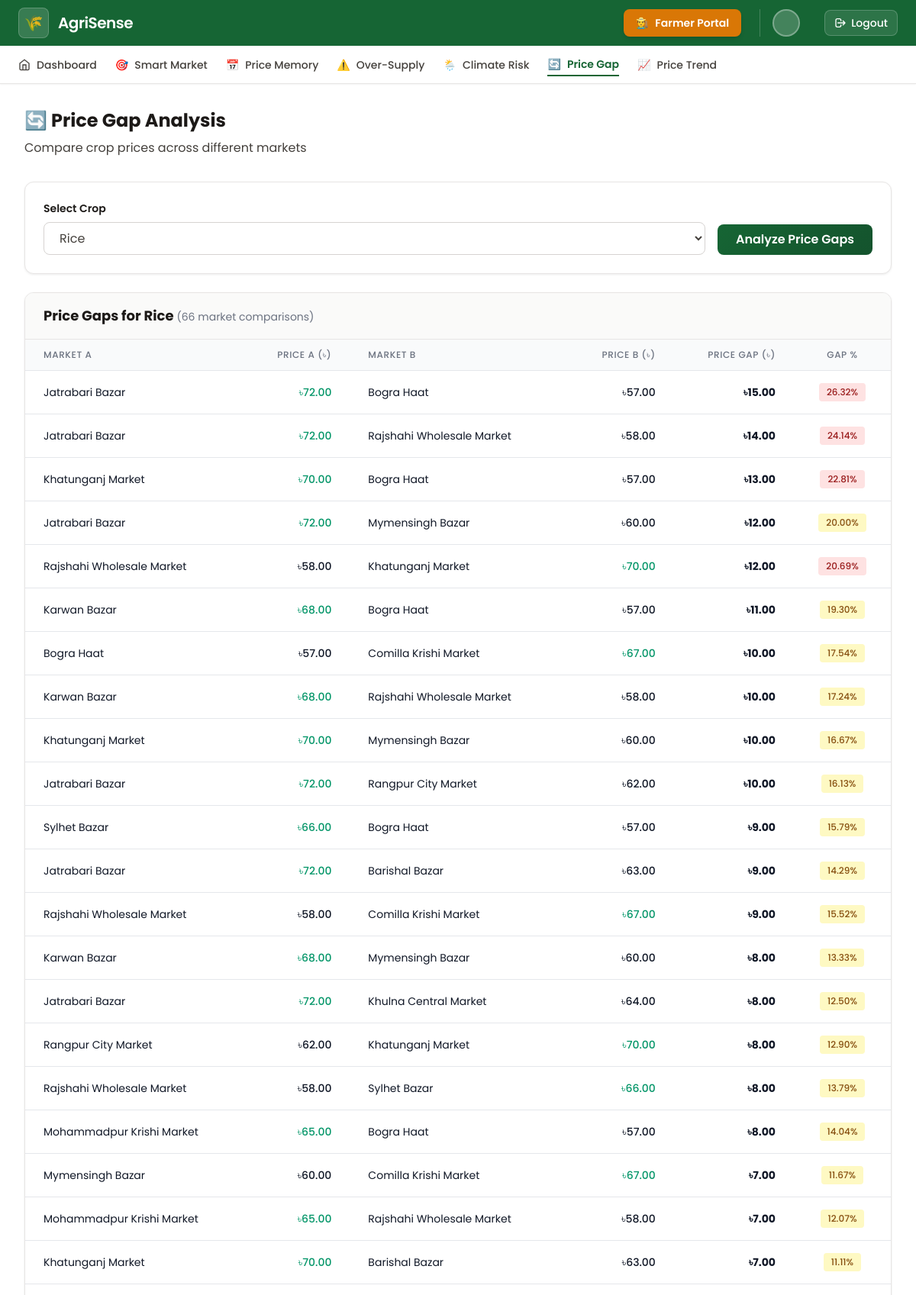
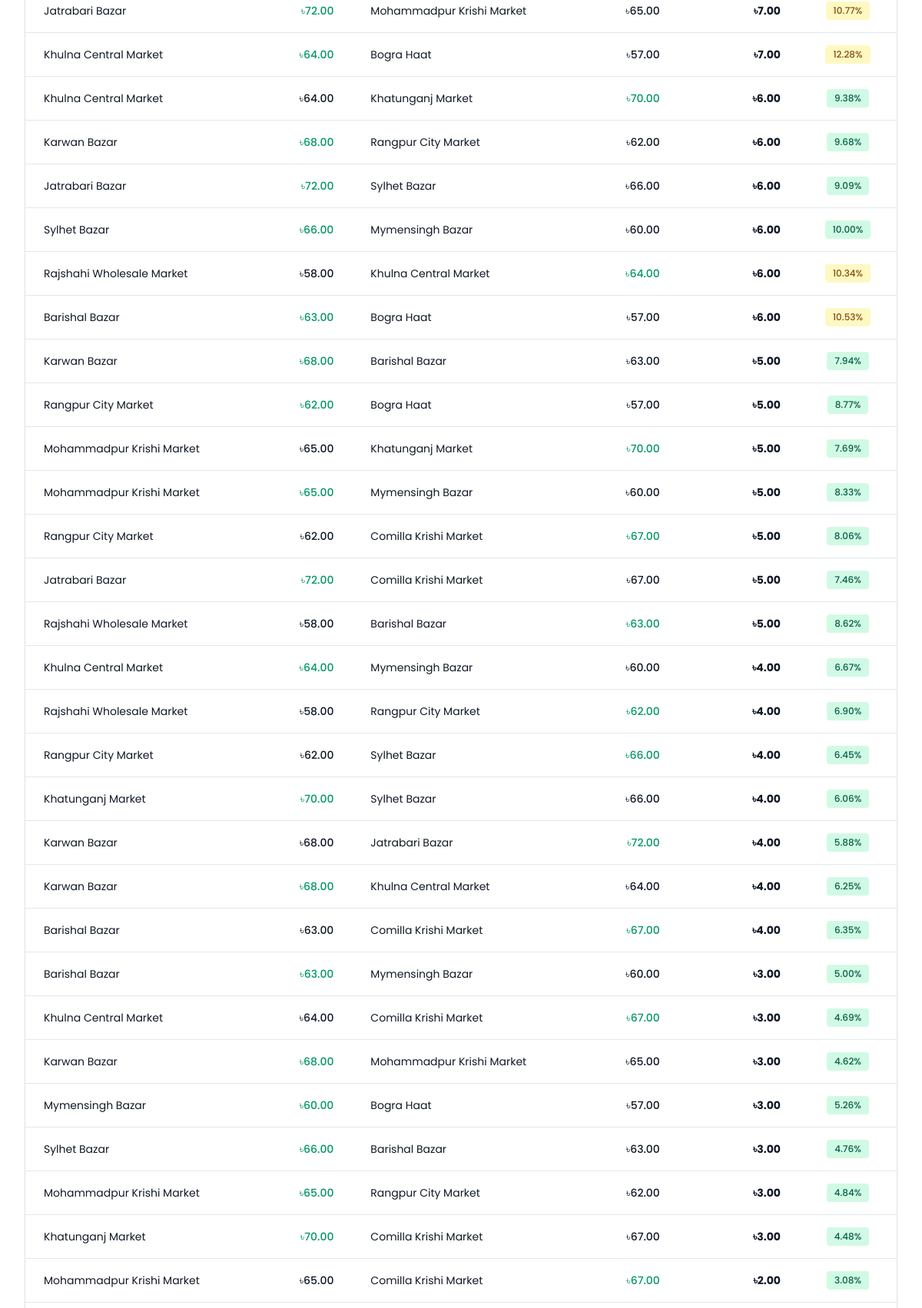
Page /pages/market_price_gap.php?crop_id=1 (signed in, upper part) on the committed database (2 pictures, top to bottom).
### tables this page shows
CREATE TABLE IF NOT EXISTS crops (
    crop_id INT PRIMARY KEY AUTO_INCREMENT,
    crop_name VARCHAR(100) NOT NULL,
    category ENUM('grain', 'vegetable', 'fruit', 'pulse', 'oilseed', 'spice') NOT NULL,
    unit VARCHAR(20) DEFAULT 'kg',
    created_at TIMESTAMP DEFAULT CURRENT_TIMESTAMP
);

CREATE TABLE IF NOT EXISTS market_prices (
    price_id INT PRIMARY KEY AUTO_INCREMENT,
    crop_id INT NOT NULL,
    market_id INT NOT NULL,
    current_price DECIMAL(10,2) NOT NULL,
    min_price DECIMAL(10,2),
    max_price DECIMAL(10,2),
    price_date DATE NOT NULL,
    updated_at TIMESTAMP DEFAULT CURRENT_TIMESTAMP,
    FOREIGN KEY (crop_id) REFERENCES crops(crop_id),
    FOREIGN KEY (market_id) REFERENCES markets(market_id)
);

CREATE TABLE IF NOT EXISTS markets (
    market_id INT PRIMARY KEY AUTO_INCREMENT,
    market_name VARCHAR(150) NOT NULL,
    region_id INT NOT NULL,
    location VARCHAR(200),
    market_type ENUM('wholesale', 'retail', 'both') DEFAULT 'wholesale',
    created_at TIMESTAMP DEFAULT CURRENT_TIMESTAMP,
    FOREIGN KEY (region_id) REFERENCES regions(region_id)
);

### db/connection.php (called while the page is built, shortened)
<?php
function getConnection() {
    try {
        $dsn = "mysql:host=" . DB_HOST . ";dbname=" . DB_NAME . ";charset=utf8mb4";
        $options = [
            PDO::ATTR_ERRMODE            => PDO::ERRMODE_EXCEPTION,
            PDO::ATTR_DEFAULT_FETCH_MODE => PDO::FETCH_ASSOC,
            PDO::ATTR_EMULATE_PREPARES   => false,
        ];
        $pdo = new PDO($dsn, DB_USER, DB_PASS, $options);
        return $pdo;
    } catch (PDOException $e) {
        error_log("Database Connection Error: " . $e->getMessage());
        return null;
    }
}
function executeQuery($sql, $params = []) {
    $pdo = getConnection();
    try {
        $stmt = $pdo->prepare($sql);
        $stmt->execute($params);
        return $stmt->fetchAll();
    } catch (PDOException $e) {
        error_log("Query Error: " . $e->getMessage());
        return false;
    }
}
function getAllCrops() {
    $sql = "SELECT crop_id, crop_name, category FROM crops ORDER BY crop_name";
    return executeQuery($sql);
}
?>

### pages/market_price_gap.php (the view, shortened to what this page needs)
<?php
require_once __DIR__ . '/../db/connection.php';
$results = [];
$selectedCrop = null;
$cropName = '';
$crops = getAllCrops();
if ($_SERVER['REQUEST_METHOD'] === 'POST' || isset($_GET['crop_id'])) {
    $selectedCrop = isset($_POST['crop_id']) ? (int) $_POST['crop_id'] :
        (isset($_GET['crop_id']) ? (int) $_GET['crop_id'] : null);
    if ($selectedCrop) {
        $sql = "
            SELECT
                c.crop_name,
                ma.market_name AS market_a_name,
                mp_a.current_price AS market_a_price,
                mb.market_name AS market_b_name,
                mp_b.current_price AS market_b_price,
                ABS(mp_a.current_price - mp_b.current_price) AS price_gap,
                ROUND(
                    (ABS(mp_a.current_price - mp_b.current_price) /
                     LEAST(mp_a.current_price, mp_b.current_price)) * 100,
                    2
                ) AS gap_percentage,
                CASE
                    WHEN mp_a.current_price > mp_b.current_price THEN 'Market A Higher'
                    WHEN mp_a.current_price < mp_b.current_price THEN 'Market B Higher'
                    ELSE 'Equal'
                END AS price_comparison
            FROM
                market_prices mp_a
                JOIN market_prices mp_b
                    ON mp_a.crop_id = mp_b.crop_id
                    AND mp_a.market_id < mp_b.market_id
                JOIN crops c ON mp_a.crop_id = c.crop_id
                JOIN markets ma ON mp_a.market_id = ma.market_id
                JOIN markets mb ON mp_b.market_id = mb.market_id
            WHERE
                mp_a.crop_id = :crop_id
            ORDER BY
                ABS(mp_a.current_price - mp_b.current_price) DESC
        ";
        $pdo = getConnection();
        if ($pdo) {
            try {
                $stmt = $pdo->prepare($sql);
                $stmt->execute(['crop_id' => $selectedCrop]);
                $results = $stmt->fetchAll();
                $cropStmt = $pdo->prepare("SELECT crop_name FROM crops WHERE crop_id = :crop_id");
                $cropStmt->execute(['crop_id' => $selectedCrop]);
                $cropData = $cropStmt->fetch();
                $cropName = $cropData ? $cropData['crop_name'] : '';
            } catch (PDOException $e) {
                $error = "Query Error: " . $e->getMessage();
            }
        } else {
            $error = "Database connection failed.";
        }
    } else {
        $error = "Please select a crop to analyze.";
    }
}
?>
<?php include __DIR__ . '/../dashboard/partials/header.php'; ?>
    <main class="max-w-7xl mx-auto px-4 sm:px-6 lg:px-8 py-8">
        <div class="mb-8">
            <h1 class="text-2xl font-bold text-heading mb-2">🔄 Price Gap Analysis</h1>
            <p class="text-body">Compare crop prices across different markets</p>
        </div>
        <div class="glass-card rounded-xl p-6 mb-6">
            <form method="POST" class="flex flex-col sm:flex-row items-start sm:items-end gap-4">
                <div class="flex-1">
                    <label for="crop_id" class="block text-sm font-semibold text-heading mb-2">
                        Select Crop
                    </label>
                    <select id="crop_id" name="crop_id" required
                        class="w-full px-4 py-2 border border-border-strong rounded-lg focus:outline-none focus:ring-2 focus:ring-primary focus:border-transparent bg-white text-body">
                        <?php foreach ($crops as $crop): ?>
                            <option value="<?= $crop['crop_id'] ?>" <?= $selectedCrop == $crop['crop_id'] ? 'selected' : '' ?>>
                                <?= htmlspecialchars($crop['crop_name']) ?>
                            </option>
                        <?php endforeach; ?>
                    </select>
                </div>
                <button type="submit"
                    class="px-6 py-2 btn-primary rounded-lg">
                    Analyze Price Gaps
                </button>
            </form>
        </div>
        <?php if (!empty($results)): ?>
            <div class="glass-card rounded-xl overflow-hidden">
                <div class="px-6 py-4 border-b border-border bg-background-alt">
                    <h2 class="text-lg font-bold text-heading">
                        Price Gaps for <?= htmlspecialchars($cropName) ?>
                        <span class="text-sm font-normal text-gray-500">
                            (<?= count($results) ?> market comparisons)
                        </span>
                    </h2>
                </div>
                <div class="overflow-x-auto">
                    <table class="min-w-full divide-y divide-gray-200">
                        <thead class="bg-gray-50">
                            <tr>
                                <th class="px-6 py-3 text-left text-xs font-medium text-gray-500 uppercase tracking-wider">Market A</th>
                                <th class="px-6 py-3 text-right text-xs font-medium text-gray-500 uppercase tracking-wider">Price A (৳)</th>
                                <th class="px-6 py-3 text-left text-xs font-medium text-gray-500 uppercase tracking-wider">Market B</th>
                                <th class="px-6 py-3 text-right text-xs font-medium text-gray-500 uppercase tracking-wider">Price B (৳)</th>
                                <th class="px-6 py-3 text-right text-xs font-medium text-gray-500 uppercase tracking-wider">Price Gap (৳)</th>
                                <th class="px-6 py-3 text-center text-xs font-medium text-gray-500 uppercase tracking-wider">Gap %</th>
                            </tr>
                        </thead>
                        <tbody class="divide-y divide-gray-200">
                            <?php foreach ($results as $row): ?>
                                <tr class="hover:bg-gray-50">
                                    <td class="px-6 py-4 whitespace-nowrap text-sm text-gray-900">
                                        <?= htmlspecialchars($row['market_a_name']) ?>
                                    </td>
                                    <td class="px-6 py-4 whitespace-nowrap text-sm text-right font-medium <?= $row['price_comparison'] === 'Market A Higher' ? 'text-emerald-600' : 'text-gray-900' ?>">
                                        ৳<?= number_format($row['market_a_price'], 2) ?>
                                    </td>
                                    <td class="px-6 py-4 whitespace-nowrap text-sm text-gray-900">
                                        <?= htmlspecialchars($row['market_b_name']) ?>
                                    </td>
                                    <td class="px-6 py-4 whitespace-nowrap text-sm text-right font-medium <?= $row['price_comparison'] === 'Market B Higher' ? 'text-emerald-600' : 'text-gray-900' ?>">
                                        ৳<?= number_format($row['market_b_price'], 2) ?>
                                    </td>
                                    <td class="px-6 py-4 whitespace-nowrap text-sm text-right font-bold text-gray-900">
                                        ৳<?= number_format($row['price_gap'], 2) ?>
                                    </td>
                                    <td class="px-6 py-4 whitespace-nowrap text-sm text-center">
                                        <?php
                                        $gap = $row['gap_percentage'];
                                        $badgeClass = $gap > 20 ? 'bg-red-100 text-red-800' :
                                                     ($gap > 10 ? 'bg-yellow-100 text-yellow-800' : 'bg-emerald-100 text-emerald-800');
                                        ?>
                                        <span class="inline-flex items-center px-2.5 py-1 rounded text-xs font-medium <?= $badgeClass ?>">
                                            <?= $gap ?>%
                                        </span>
                                    </td>
                                </tr>
                            <?php endforeach; ?>
                        </tbody>
                    </table>
                </div>
            </div>
        <?php endif; ?>
    </main>
<?php include __DIR__ . '/../dashboard/partials/footer.php'; ?>

### dashboard/partials/header.php (style rules this page uses)
body { font-family: 'Poppins', sans-serif; }

### pages/market_price_gap.php (style rules this page uses)
.glass-card { background: #FFFFFF; border: 1px solid #E7E5E4; box-shadow: 0 1px 3px rgba(0, 0, 0, 0.08); }
.btn-primary { background: linear-gradient(135deg, #166534 0%, #14532d 100%); color: white; font-weight: 600; transition: all 0.3s ease; }
.text-heading { color: #1C1917; }
.text-body { color: #44403C; }

### rows in the picture
crops: crop_name "Rice"
market_prices: market.market_name "Jatrabari Bazar", current_price "72.00", markets.market_name "Bogra Haat", market_prices.current_price "57.00", price_gap "15.00", gap "26.32", markets.market_name "Rajshahi Wholesale Market", market_prices.current_price "58.00", price_gap "14.00", gap "24.14", markets.market_name "Mymensingh Bazar", market_prices.current_price "60.00", price_gap "12.00", gap "20.00", markets.market_name "Rangpur City Market", market_prices.current_price "62.00", price_gap "10.00", gap "16.13", markets.market_name "Barishal Bazar", market_prices.current_price "63.00", price_gap "9.00", gap "14.29", markets.market_name "Khulna Central Market", market_prices.current_price "64.00", price_gap "8.00", gap "12.50", markets.market_name "Mohammadpur Krishi Market", market_prices.current_price "65.00", price_gap "7.00", gap "10.77", markets.market_name "Sylhet Bazar", market_prices.current_price "66.00", price_gap "6.00", gap "9.09", markets.market_name "Comilla Krishi Market", market_prices.current_price "67.00", price_gap "5.00", gap "7.46"
market_prices: market.market_name "Khatunganj Market", current_price "70.00", markets.market_name "Bogra Haat", market_prices.current_price "57.00", price_gap "13.00", gap "22.81", markets.market_name "Mymensingh Bazar", market_prices.current_price "60.00", price_gap "10.00", gap "16.67", markets.market_name "Barishal Bazar", market_prices.current_price "63.00", price_gap "7.00", gap "11.11", markets.market_name "Sylhet Bazar", market_prices.current_price "66.00", price_gap "4.00", gap "6.06", markets.market_name "Comilla Krishi Market", market_prices.current_price "67.00", price_gap "3.00", gap "4.48"
market_prices: market.market_name "Rajshahi Wholesale Market", current_price "58.00", markets.market_name "Khatunganj Market", market_prices.current_price "70.00", price_gap "12.00", gap "20.69", markets.market_name "Comilla Krishi Market", market_prices.current_price "67.00", price_gap "9.00", gap "15.52", markets.market_name "Sylhet Bazar", market_prices.current_price "66.00", price_gap "8.00", gap "13.79", markets.market_name "Khulna Central Market", market_prices.current_price "64.00", price_gap "6.00", gap "10.34", markets.market_name "Barishal Bazar", market_prices.current_price "63.00", price_gap "5.00", gap "8.62", markets.market_name "Rangpur City Market", market_prices.current_price "62.00", price_gap "4.00", gap "6.90"
market_prices: market.market_name "Karwan Bazar", current_price "68.00", markets.market_name "Bogra Haat", market_prices.current_price "57.00", price_gap "11.00", gap "19.30", markets.market_name "Rajshahi Wholesale Market", market_prices.current_price "58.00", price_gap "10.00", gap "17.24", markets.market_name "Mymensingh Bazar", market_prices.current_price "60.00", price_gap "8.00", gap "13.33", markets.market_name "Rangpur City Market", market_prices.current_price "62.00", price_gap "6.00", gap "9.68", markets.market_name "Barishal Bazar", market_prices.current_price "63.00", price_gap "5.00", gap "7.94", markets.market_name "Jatrabari Bazar", market_prices.current_price "72.00", price_gap "4.00", gap "5.88", markets.market_name "Khulna Central Market", market_prices.current_price "64.00", gap "6.25", markets.market_name "Mohammadpur Krishi Market", market_prices.current_price "65.00", price_gap "3.00", gap "4.62"
market_prices: market.market_name "Bogra Haat", current_price "57.00", markets.market_name "Comilla Krishi Market", market_prices.current_price "67.00", price_gap "10.00", gap "17.54"
market_prices: market.market_name "Sylhet Bazar", current_price "66.00", markets.market_name "Bogra Haat", market_prices.current_price "57.00", price_gap "9.00", gap "15.79", markets.market_name "Mymensingh Bazar", market_prices.current_price "60.00", price_gap "6.00", gap "10.00", markets.market_name "Barishal Bazar", market_prices.current_price "63.00", price_gap "3.00", gap "4.76"
market_prices: market.market_name "Rangpur City Market", current_price "62.00", markets.market_name "Khatunganj Market", market_prices.current_price "70.00", price_gap "8.00", gap "12.90", markets.market_name "Bogra Haat", market_prices.current_price "57.00", price_gap "5.00", gap "8.77", markets.market_name "Comilla Krishi Market", market_prices.current_price "67.00", gap "8.06", markets.market_name "Sylhet Bazar", market_prices.current_price "66.00", price_gap "4.00", gap "6.45"
market_prices: market.market_name "Mohammadpur Krishi Market", current_price "65.00", markets.market_name "Bogra Haat", market_prices.current_price "57.00", price_gap "8.00", gap "14.04", markets.market_name "Rajshahi Wholesale Market", market_prices.current_price "58.00", price_gap "7.00", gap "12.07", markets.market_name "Khatunganj Market", market_prices.current_price "70.00", price_gap "5.00", gap "7.69", markets.market_name "Mymensingh Bazar", market_prices.current_price "60.00", gap "8.33", markets.market_name "Rangpur City Market", market_prices.current_price "62.00", price_gap "3.00", gap "4.84", markets.market_name "Comilla Krishi Market", market_prices.current_price "67.00", price_gap "2.00", gap "3.08"
market_prices: market.market_name "Mymensingh Bazar", current_price "60.00", markets.market_name "Comilla Krishi Market", market_prices.current_price "67.00", price_gap "7.00", gap "11.67", markets.market_name "Bogra Haat", market_prices.current_price "57.00", price_gap "3.00", gap "5.26"
market_prices: market.market_name "Khulna Central Market", current_price "64.00", markets.market_name "Bogra Haat", market_prices.current_price "57.00", price_gap "7.00", gap "12.28", markets.market_name "Khatunganj Market", market_prices.current_price "70.00", price_gap "6.00", gap "9.38", markets.market_name "Mymensingh Bazar", market_prices.current_price "60.00", price_gap "4.00", gap "6.67", markets.market_name "Comilla Krishi Market", market_prices.current_price "67.00", price_gap "3.00", gap "4.69"
market_prices: market.market_name "Barishal Bazar", current_price "63.00", markets.market_name "Bogra Haat", market_prices.current_price "57.00", price_gap "6.00", gap "10.53", markets.market_name "Comilla Krishi Market", market_prices.current_price "67.00", price_gap "4.00", gap "6.35", markets.market_name "Mymensingh Bazar", market_prices.current_price "60.00", price_gap "3.00", gap "5.00"

### other values in the picture
count($results) "66"
form field crop_id "Rice"
